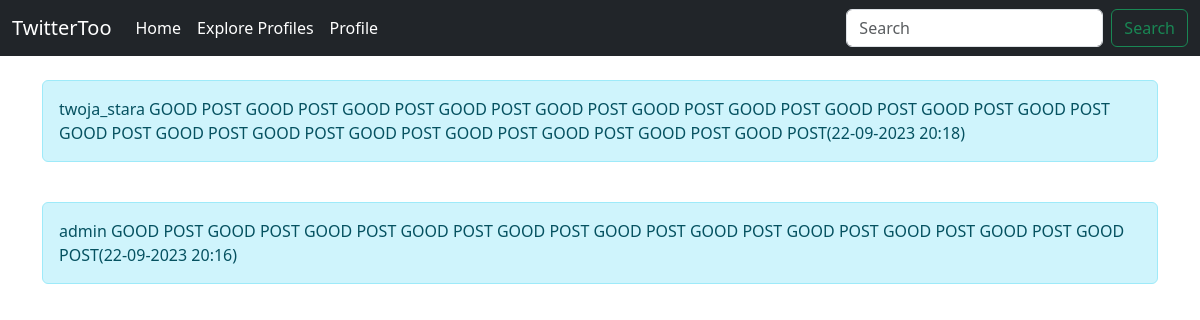
Screenshot of / (signed in) with the database file from the repository.
### TwitterToo/models.py (models this page shows)
class Tweet(models.Model):
    user = models.ForeignKey(
        to=User,
        related_name='tweets',
        on_delete=models.DO_NOTHING
    )
    body = models.CharField(max_length=200)
    created_at = models.DateTimeField(auto_now_add=True)
    def __str__(self) -> str:
        return(
            f'{self.user} '
            f'{self.body}'
            f'({self.created_at:%d-%m-%Y %H:%M})'
        )

### TwitterToo/views.py (the view)
# urls.py: path('', views.home, name='home'),
def home(request):
    if request.user.is_authenticated:
        tweets = Tweet.objects.all().order_by('-created_at')
    return render(request, 'home.html', {'tweets': tweets})

### TwitterToo/templates/home.html
{% extends 'base.html' %}
{% block content%}
    {% for tweet in tweets %}
        <div class="alert alert-info" role="alert">
            {{ tweet }}
        </div>
        <br>
    {% endfor %}
{% endblock %}

### rows the page displays
Tweet: user+body+created_at "twoja_stara GOOD POST GOOD POST GOOD POST GOOD POST GOOD POST GOOD POST GOOD POST GOOD POST GOOD POST GOOD POST GOOD POST GOOD POST GOOD POST GOOD POST GOOD POST GOOD POST GOOD POST GOOD POST(22-09-2023 20:18)"
Tweet: user+body+created_at "admin GOOD POST GOOD POST GOOD POST GOOD POST GOOD POST GOOD POST GOOD POST GOOD POST GOOD POST GOOD POST GOOD POST(22-09-2023 20:16)"
